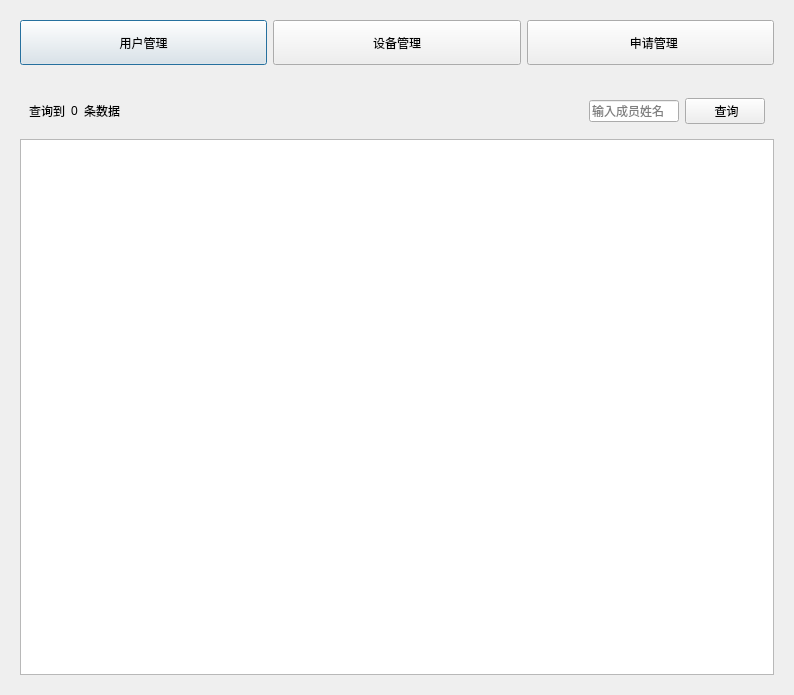
<?xml version="1.0" encoding="UTF-8"?>
<ui version="4.0">
 <class>Sub1</class>
 <widget class="QDialog" name="Sub1">
  <property name="geometry">
   <rect>
    <x>0</x>
    <y>0</y>
    <width>794</width>
    <height>695</height>
   </rect>
  </property>
  <property name="windowTitle">
   <string>部门管理系统</string>
  </property>
  <property name="styleSheet">
   <string notr="true"/>
  </property>
  <layout class="QVBoxLayout" name="verticalLayout">
   <item>
    <widget class="QWidget" name="widget" native="true">
     <property name="minimumSize">
      <size>
       <width>0</width>
       <height>60</height>
      </size>
     </property>
     <layout class="QHBoxLayout" name="horizontalLayout">
      <item>
       <widget class="QPushButton" name="pb_user">
        <property name="minimumSize">
         <size>
          <width>30</width>
          <height>45</height>
         </size>
        </property>
        <property name="styleSheet">
         <string notr="true">font: 75 18pt &quot;Adobe Arabic&quot;;</string>
        </property>
        <property name="text">
         <string>用户管理</string>
        </property>
       </widget>
      </item>
      <item>
       <widget class="QPushButton" name="pb_esearch">
        <property name="minimumSize">
         <size>
          <width>30</width>
          <height>45</height>
         </size>
        </property>
        <property name="styleSheet">
         <string notr="true">font: 75 18pt &quot;Adobe Arabic&quot;;</string>
        </property>
        <property name="text">
         <string>设备管理</string>
        </property>
       </widget>
      </item>
      <item>
       <widget class="QPushButton" name="pb_emanage">
        <property name="minimumSize">
         <size>
          <width>30</width>
          <height>45</height>
         </size>
        </property>
        <property name="styleSheet">
         <string notr="true">font: 75 18pt &quot;Adobe Arabic&quot;;</string>
        </property>
        <property name="text">
         <string>  申请管理</string>
        </property>
       </widget>
      </item>
     </layout>
    </widget>
   </item>
   <item>
    <widget class="QStackedWidget" name="stackMain">
     <property name="currentIndex">
      <number>0</number>
     </property>
     <widget class="QWidget" name="user">
      <layout class="QVBoxLayout" name="verticalLayout_3">
       <item>
        <widget class="QWidget" name="widget_3" native="true">
         <layout class="QHBoxLayout" name="horizontalLayout_3">
          <item>
           <widget class="QLabel" name="label">
            <property name="text">
             <string>查询到</string>
            </property>
           </widget>
          </item>
          <item>
           <widget class="QLabel" name="label_5">
            <property name="text">
             <string>0</string>
            </property>
           </widget>
          </item>
          <item>
           <widget class="QLabel" name="label_6">
            <property name="text">
             <string>条数据</string>
            </property>
           </widget>
          </item>
          <item>
           <spacer name="horizontalSpacer">
            <property name="orientation">
             <enum>Qt::Horizontal</enum>
            </property>
            <property name="sizeHint" stdset="0">
             <size>
              <width>252</width>
              <height>20</height>
             </size>
            </property>
           </spacer>
          </item>
          <item>
           <widget class="QLineEdit" name="lineEdit_2">
            <property name="maximumSize">
             <size>
              <width>90</width>
              <height>16777215</height>
             </size>
            </property>
            <property name="placeholderText">
             <string>输入成员姓名</string>
            </property>
           </widget>
          </item>
          <item>
           <widget class="QPushButton" name="pushButton_4">
            <property name="text">
             <string> 查询</string>
            </property>
           </widget>
          </item>
         </layout>
        </widget>
       </item>
       <item>
        <widget class="QTableView" name="tableView_2">
         <property name="editTriggers">
          <set>QAbstractItemView::AnyKeyPressed|QAbstractItemView::EditKeyPressed</set>
         </property>
        </widget>
       </item>
      </layout>
     </widget>
     <widget class="QWidget" name="esearch">
      <layout class="QVBoxLayout" name="verticalLayout_5">
       <item>
        <widget class="QWidget" name="widget_5" native="true">
         <layout class="QHBoxLayout" name="horizontalLayout_2">
          <item>
           <widget class="QLabel" name="label_4">
            <property name="text">
             <string>查询到</string>
            </property>
           </widget>
          </item>
          <item>
           <widget class="QLabel" name="label_7">
            <property name="text">
             <string>0</string>
            </property>
           </widget>
          </item>
          <item>
           <widget class="QLabel" name="label_10">
            <property name="text">
             <string>条数据</string>
            </property>
           </widget>
          </item>
          <item>
           <spacer name="horizontalSpacer_3">
            <property name="orientation">
             <enum>Qt::Horizontal</enum>
            </property>
            <property name="sizeHint" stdset="0">
             <size>
              <width>254</width>
              <height>20</height>
             </size>
            </property>
           </spacer>
          </item>
          <item>
           <widget class="QPushButton" name="pushButton">
            <property name="enabled">
             <bool>false</bool>
            </property>
            <property name="text">
             <string>本部门移交</string>
            </property>
           </widget>
          </item>
          <item>
           <widget class="QPushButton" name="pushButton_2">
            <property name="enabled">
             <bool>false</bool>
            </property>
            <property name="text">
             <string>跨部门移交</string>
            </property>
           </widget>
          </item>
          <item>
           <widget class="QPushButton" name="pushButton_3">
            <property name="enabled">
             <bool>false</bool>
            </property>
            <property name="text">
             <string>取消移交</string>
            </property>
           </widget>
          </item>
          <item>
           <spacer name="horizontalSpacer_17">
            <property name="orientation">
             <enum>Qt::Horizontal</enum>
            </property>
            <property name="sizeHint" stdset="0">
             <size>
              <width>26</width>
              <height>20</height>
             </size>
            </property>
           </spacer>
          </item>
          <item>
           <widget class="QLineEdit" name="lineEdit">
            <property name="minimumSize">
             <size>
              <width>90</width>
              <height>0</height>
             </size>
            </property>
            <property name="placeholderText">
             <string>输入设备名称</string>
            </property>
           </widget>
          </item>
          <item>
           <widget class="QPushButton" name="pushButton_8">
            <property name="minimumSize">
             <size>
              <width>0</width>
              <height>30</height>
             </size>
            </property>
            <property name="text">
             <string>查询</string>
            </property>
           </widget>
          </item>
         </layout>
        </widget>
       </item>
       <item>
        <widget class="QTableView" name="tableView_3">
         <property name="editTriggers">
          <set>QAbstractItemView::AnyKeyPressed|QAbstractItemView::EditKeyPressed</set>
         </property>
        </widget>
       </item>
      </layout>
     </widget>
     <widget class="QWidget" name="page3">
      <layout class="QHBoxLayout" name="horizontalLayout_6">
       <item>
        <widget class="QWidget" name="widget_6" native="true">
         <layout class="QVBoxLayout" name="verticalLayout_8">
          <item>
           <widget class="QTabWidget" name="tabWidget_2">
            <property name="currentIndex">
             <number>0</number>
            </property>
            <widget class="QWidget" name="tab_3">
             <attribute name="title">
              <string>设备归还申请</string>
             </attribute>
             <layout class="QVBoxLayout" name="verticalLayout_7">
              <item>
               <widget class="QWidget" name="widget_2" native="true">
                <layout class="QHBoxLayout" name="horizontalLayout_5">
                 <item>
                  <widget class="QLabel" name="label_9">
                   <property name="text">
                    <string>申请人</string>
                   </property>
                  </widget>
                 </item>
                 <item>
                  <widget class="QComboBox" name="comboBox_4"/>
                 </item>
                 <item>
                  <spacer name="horizontalSpacer_9">
                   <property name="orientation">
                    <enum>Qt::Horizontal</enum>
                   </property>
                   <property name="sizeHint" stdset="0">
                    <size>
                     <width>497</width>
                     <height>20</height>
                    </size>
                   </property>
                  </spacer>
                 </item>
                 <item>
                  <widget class="QPushButton" name="pushButton_9">
                   <property name="enabled">
                    <bool>false</bool>
                   </property>
                   <property name="text">
                    <string>同意归还</string>
                   </property>
                  </widget>
                 </item>
                </layout>
               </widget>
              </item>
              <item>
               <widget class="QTableView" name="tableView_5">
                <property name="editTriggers">
                 <set>QAbstractItemView::AnyKeyPressed|QAbstractItemView::EditKeyPressed</set>
                </property>
               </widget>
              </item>
             </layout>
            </widget>
            <widget class="QWidget" name="tab_4">
             <attribute name="title">
              <string>设备使用申请</string>
             </attribute>
             <layout class="QVBoxLayout" name="verticalLayout_6">
              <item>
               <widget class="QWidget" name="widget_12" native="true">
                <layout class="QHBoxLayout" name="horizontalLayout_11" stretch="0,1,4,1,1">
                 <item>
                  <widget class="QLabel" name="label_8">
                   <property name="text">
                    <string>申请人</string>
                   </property>
                  </widget>
                 </item>
                 <item>
                  <widget class="QComboBox" name="comboBox_3"/>
                 </item>
                 <item>
                  <spacer name="horizontalSpacer_8">
                   <property name="orientation">
                    <enum>Qt::Horizontal</enum>
                   </property>
                   <property name="sizeHint" stdset="0">
                    <size>
                     <width>286</width>
                     <height>20</height>
                    </size>
                   </property>
                  </spacer>
                 </item>
                 <item>
                  <widget class="QPushButton" name="pushButton_13">
                   <property name="enabled">
                    <bool>false</bool>
                   </property>
                   <property name="text">
                    <string>通过</string>
                   </property>
                   <property name="checkable">
                    <bool>false</bool>
                   </property>
                   <property name="checked">
                    <bool>false</bool>
                   </property>
                  </widget>
                 </item>
                 <item>
                  <widget class="QPushButton" name="pushButton_14">
                   <property name="enabled">
                    <bool>false</bool>
                   </property>
                   <property name="text">
                    <string>驳回</string>
                   </property>
                   <property name="checkable">
                    <bool>false</bool>
                   </property>
                  </widget>
                 </item>
                </layout>
               </widget>
              </item>
              <item>
               <widget class="QTableView" name="tableView_4">
                <property name="editTriggers">
                 <set>QAbstractItemView::AnyKeyPressed|QAbstractItemView::EditKeyPressed</set>
                </property>
               </widget>
              </item>
             </layout>
            </widget>
           </widget>
          </item>
         </layout>
        </widget>
       </item>
      </layout>
     </widget>
    </widget>
   </item>
  </layout>
 </widget>
 <resources/>
 <connections/>
</ui>
